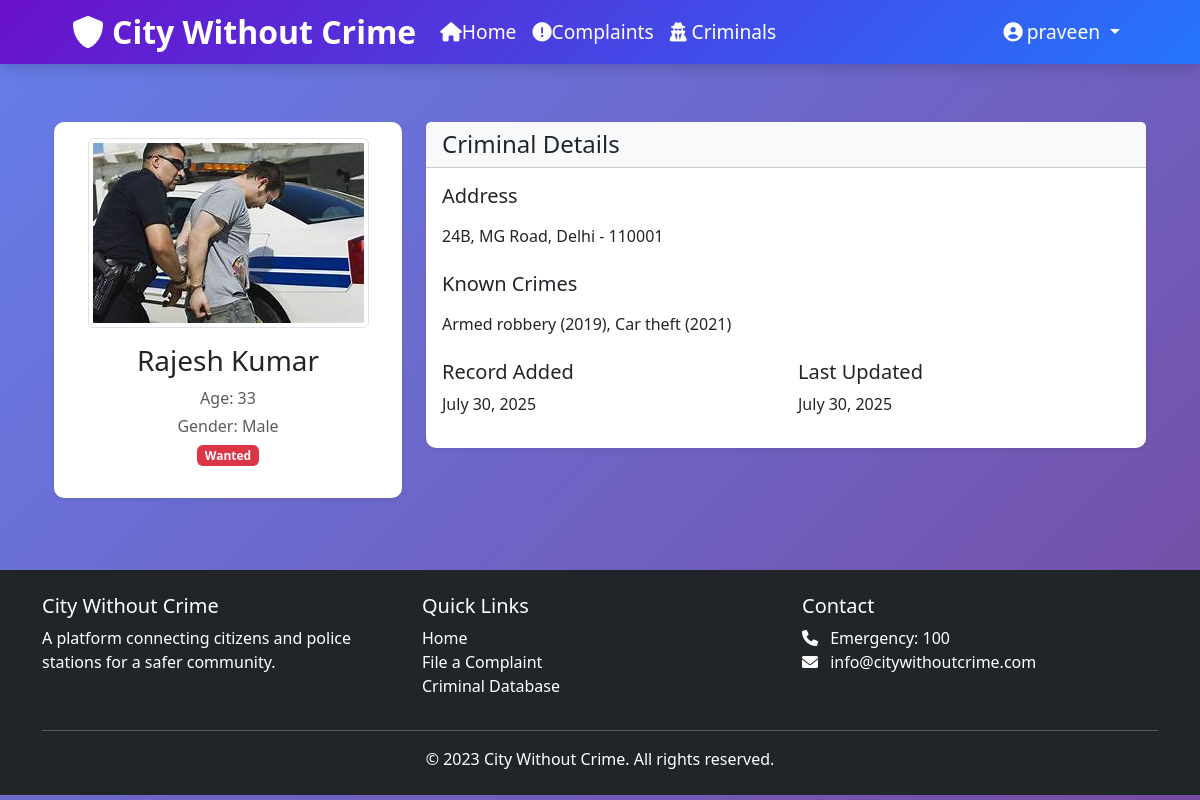
Screenshot of /criminals/2/ (signed in) with the database file from the repository.
### cwc_app/models.py (models this page shows, shortened)
class User(AbstractUser):
    email = models.EmailField(unique=True)  # ✅ Yahan add karein
    is_police = models.BooleanField(default=False)
    is_admin = models.BooleanField(default=False)
    station = models.ForeignKey('PoliceStation', on_delete=models.SET_NULL, null=True, blank=True)
    USERNAME_FIELD = 'username'  # Default hi rahega
    REQUIRED_FIELDS = ['email']  # Email required bana de

class Criminal(models.Model):
    name = models.CharField(max_length=100)
    photo = models.ImageField(upload_to='criminal_photos/')
    age = models.IntegerField()
    gender = models.CharField(max_length=10, choices=[('M', 'Male'), ('F', 'Female'), ('O', 'Other')])
    address = models.TextField()
    crimes = models.TextField()
    status = models.CharField(max_length=20, choices=[
        ('WANTED', 'Wanted'),
        ('ARRESTED', 'Arrested'),
        ('RELEASED', 'Released'),
    ])
    added_by = models.ForeignKey(User, on_delete=models.SET_NULL, null=True)
    created_at = models.DateTimeField(auto_now_add=True)
    updated_at = models.DateTimeField(auto_now=True)

### cwc_app/views.py (the view)
# urls.py: path('criminals/<int:pk>/', views.criminal_detail, name='criminal_detail'),
@login_required
def criminal_detail(request, pk):
    criminal = get_object_or_404(Criminal, pk=pk)
    return render(request, 'criminals/detail.html', {'criminal': criminal})

### templates/criminals/detail.html (shortened to what this page needs)
{% extends 'base.html' %}
{% block content %}
<div class="container">
    <div class="row">
        <div class="col-md-4 mb-4">
            <div class="card shadow-sm">
                <div class="card-body text-center">
                    <img src="{{ criminal.photo.url }}" alt="{{ criminal.name }}"
                         class="img-thumbnail mb-3" style="max-height: 300px;">
                    <h3>{{ criminal.name }}</h3>
                    <p class="text-muted mb-1">Age: {{ criminal.age }}</p>
                    <p class="text-muted mb-1">Gender: {{ criminal.get_gender_display }}</p>
                    <span class="badge
                        {% if criminal.status == 'WANTED' %}bg-danger
                        {% elif criminal.status == 'ARRESTED' %}bg-warning text-dark
                        {% else %}bg-success{% endif %} mb-3">
                        {{ criminal.get_status_display }}
                    </span>
                </div>
            </div>
        </div>
        <div class="col-md-8">
            <div class="card shadow-sm">
                <div class="card-header bg-light">
                    <h4 class="mb-0">Criminal Details</h4>
                </div>
                <div class="card-body">
                    <div class="mb-4">
                        <h5>Address</h5>
                        <p>{{ criminal.address|linebreaks }}</p>
                    </div>
                    <div class="mb-4">
                        <h5>Known Crimes</h5>
                        <p>{{ criminal.crimes|linebreaks }}</p>
                    </div>
                    <div class="row">
                        <div class="col-md-6">
                            <h5>Record Added</h5>
                            <p>{{ criminal.created_at|date:"F j, Y" }}</p>
                        </div>
                        <div class="col-md-6">
                            <h5>Last Updated</h5>
                            <p>{{ criminal.updated_at|date:"F j, Y" }}</p>
                        </div>
                    </div>
                </div>
            </div>
        </div>
    </div>
</div>
{% endblock %}

### templates/partials/navbar.html (shortened to what this page needs)
<nav class="navbar navbar-expand-lg navbar-dark bg-primary" >
    <div class="container">
        <a class="navbar-brand" href="{% url 'home' %}">
            <i class="fas fa-shield-alt me-2"></i>City Without Crime
        </a>
        <div class="collapse navbar-collapse nav-links" id="navbarNav">
            <ul class="navbar-nav me-auto">
                <li class="nav-item">
                    <a class="nav-link text-white" href="{% url 'home' %}">
                         <i class="fas fa-home"></i>Home</a>
                </li>
                <li class="nav-item">
                    <a class="nav-link text-white" href="{% url 'complaint_list' %}">
                        <i class="fas fa-exclamation-circle"></i>Complaints</a>
                </li>
                <li class="nav-item">
                    <a class="nav-link text-white" href="{% url 'criminal_list' %}">
                        <i class="fas fa-user-secret"></i> Criminals</a>
                </li>
            </ul>
            <ul class="navbar-nav">
                {% if user.is_authenticated %}
                    <li class="nav-item dropdown">
                        <a class="nav-link dropdown-toggle text-white" href="#" id="userDropdown" role="button" data-bs-toggle="dropdown">
                            <i class="fas fa-user-circle me-1"></i>{{ user.username }}
                        </a>
                    </li>
                {% endif %}
            </ul>
        </div>
    </div>
</nav><br><br>

### static/css/style.css (style rules this page uses)
:root { --primary-color: #0d6efd; --secondary-color: #f03848; --success-color: #198754; --danger-color: #dc3545; --warning-color: #ffc107; --info-color: #0dcaf0; --light-color: #f8f9fa; --dark-color: #212529; }
body { background: linear-gradient(135deg, #667eea, #764ba2); background-attachment: fixed; min-height: 100vh; font-family: 'Segoe UI', Tahoma, Geneva, Verdana, sans-serif; background-color: #f5f5f5; padding-top: 50px !important; margin: 0; position: relative; cursor: default; }
.card { transition: transform 0.3s ease, box-shadow 0.3s ease; border: none; border-radius: 10px; box-shadow: 0 4px 6px rgba(0, 0, 0, 0.1); }
.navbar { position: fixed; top: 0; left: 0; width: 100%; background: linear-gradient(135deg, #6a11cb 0%, #2575fc 100%); color: white; padding: 3px 5%; display: flex; justify-content: space-between; align-items: center; box-shadow: 0 2px 15px rgba(0, 0, 0, 0.2); z-index: 1000; transition: all 0.3s ease; }
.navbar-brand { font-size: 2rem !important; font-weight: 700; }
.navbar-nav .nav-link { font-size: 1.2rem !important; font-weight: 500; }
.nav-links { display: flex; list-style: none; }
.nav-links a { color: rgb(22, 26, 247); text-decoration: none; font-weight: 500; font-size: 1.1rem; transition: all 0.3s ease; padding: 8px 12px; border-radius: 4px; }
.navbar-nav .dropdown-toggle { font-size: 1.2rem !important; }
.navbar-brand { font-weight: 700; }

### rows the page displays
User: username "praveen"
Criminal: photo (picture), name "Rajesh Kumar", age "33", gender "Male", status "Wanted", address "24B, MG Road, Delhi - 110001", crimes "Armed robbery (2019), Car theft (2021)", created_at "July 30, 2025", updated_at "July 30, 2025"
